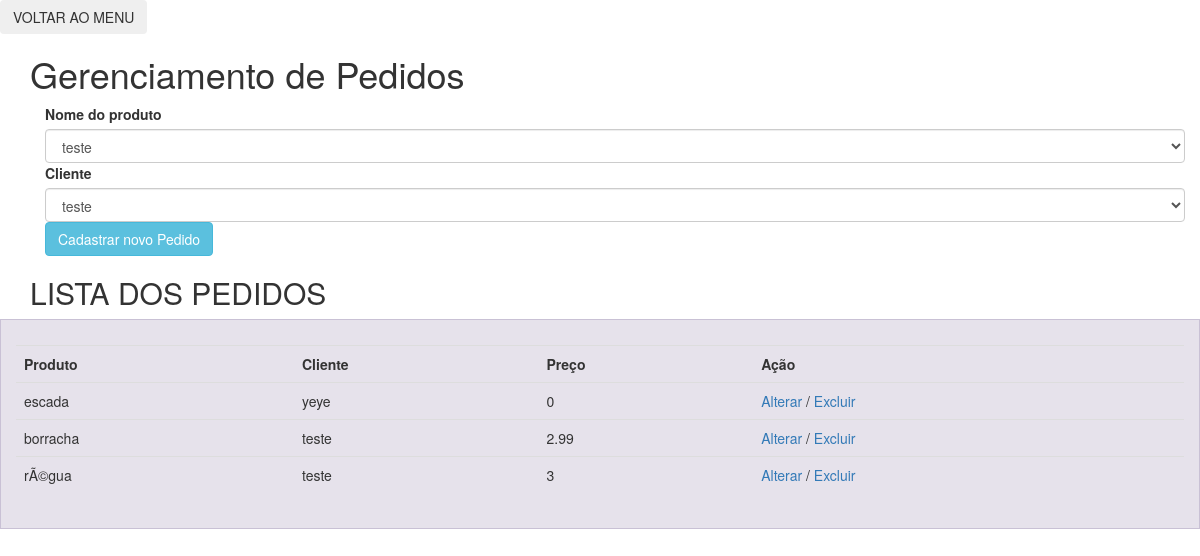
The page /pedidos.php on the database its author committed.
### tables this page shows
CREATE TABLE IF NOT EXISTS `pedido` (
  `id` int(100) NOT NULL AUTO_INCREMENT,
  `id_produto` int(100) NOT NULL,
  `id_cliente` int(100) NOT NULL,
  PRIMARY KEY (`id`)
);

CREATE TABLE IF NOT EXISTS `produto` (
  `id` int(100) NOT NULL AUTO_INCREMENT,
  `Nome` varchar(100) NOT NULL,
  `Descricao` varchar(250) NOT NULL,
  `Preco` float NOT NULL,
  PRIMARY KEY (`id`)
);

CREATE TABLE IF NOT EXISTS `cliente` (
  `id` int(100) NOT NULL AUTO_INCREMENT,
  `nome` varchar(100) NOT NULL,
  `email` varchar(100) NOT NULL,
  `telefone` varchar(13) NOT NULL,
  PRIMARY KEY (`id`)
);

### pedidos.php (the view, shortened to what this page needs)
<?php
include "config.php";
?>
<!DOCTYPE html PUBLIC "-//W3C//DTD XHTML 1.0 Transitional//EN" "http://www.w3.org/TR/xhtml1/DTD/xhtml1-transitional.dtd">
<html xmlns="http://www.w3.org/1999/xhtml">
<head>
	<link rel="stylesheet" href="style/css/bootstrap.min.css"/>
    <link rel="stylesheet" href="style/css/grid.css"/>
</head>
<body>
<?php include("voltar.php"); ?>
<div class="container">
<h1>Gerenciamento de Pedidos</h1>
    <form action="pedidos.php" method="POST">
    <div class="container">
    <label>Nome do produto</label>
    	<select name="id_produto" class="form-control"/>
        <?php
		$query_p = mysqli_query($con,"SELECT * FROM produto");
        while($produto = mysqli_fetch_assoc($query_p))
		{
		?>
        <option value="<?php echo $produto["id"]; ?>"> <?php echo $produto["Nome"]; ?></option>
        <?php } ?>
        <label>Cliente</label>
        <select name="id_cliente" class="form-control"/>
        <?php
		$query_c = mysqli_query($con,"SELECT * FROM cliente");
        while($cliente = mysqli_fetch_assoc($query_c))
		{
		?>
        <option value="<?php echo $cliente["id"]; ?>"> <?php echo $cliente["nome"] ?></option>
        <?php } ?>
    </div>
    <div class="container">
    <input type="submit" class="btn btn-info" value="Cadastrar novo Pedido" />
    </div>
    </form>
</div>
<div class="container">
<h2>LISTA DOS PEDIDOS</h2>
</div>
<div class="container col-md-12">
<table class="table">
	<tr>
    <td class="row row"><strong>Produto</strong></td>
    <td><strong>Cliente</strong></td>
    <td><strong>Preço</strong></td>
    <td><strong>Ação</strong></td>
    </tr>
    <?php
	$query = mysqli_query($con,"Select pedido.id as PEid, pedido.id_produto as PEip, pedido.id_cliente as PEic, p.Nome as Pnome, c.nome as Cnome, p.Preco as Ppreco from pedido INNER JOIN produto as p, cliente as c Where pedido.id_produto=p.id AND pedido.id_cliente=c.id");
	while($pedidos = mysqli_fetch_assoc($query))
	{
	?>
    <tr>
    <td><?php echo $pedidos["Pnome"] ?> </td>
    <td><?php echo $pedidos["Cnome"] ?></td>
    <td><?php echo $pedidos["Ppreco"] ?></td>
    <td><a href="alterar_pedido.php?ip=<?php echo $pedidos["PEip"];?>&ic=<?php echo $pedidos["PEic"];?>&id=<?php echo $pedidos["PEid"];?>">Alterar</a> / <a href="pedidos.php?id=<?php echo $pedidos["PEid"];?>">Excluir</a></td>
    </tr>
    <?php } ?>
    </table>
</div>
</body>
</html>

### style/css/grid.css (style rules this page uses)
.row { margin-bottom: 20px; }
[class*="col-"] { padding-top: 15px; padding-bottom: 15px; background-color: #eee; background-color: rgba(86,61,124,.15); border: 1px solid #ddd; border: 1px solid rgba(86,61,124,.2); }

### rows shown on the page
pedido: id_produto.Nome "escada", id_cliente.nome "yeye", id_produto.Preco "0"
pedido: id_produto.Nome "borracha", id_cliente.nome "teste", id_produto.Preco "2.99"
pedido: id_produto.Nome "rÃ©gua", id_cliente.nome "teste", id_produto.Preco "3"

### other values the page prints
form field id_produto "teste"
form field id_cliente "teste"
